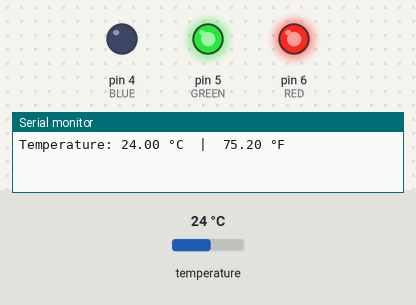
This sketch was run on a simulated Arduino Uno, built with avr-gcc and run on an emulated ATmega328P. Shown: output pins drawn as LEDs (lit = HIGH), the last lines printed to the serial monitor. The inputs (shaded band) are chosen by the test bench; at power-on: temperature 24 °C.

Above: at 1.5 s.
1.6 s: temperature set to 22.7 °C
At 3.6 s:
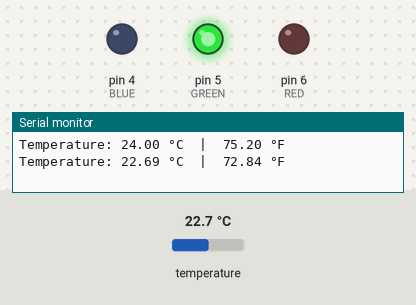
4.0 s: temperature set to 21 °C
At 5.3 s:
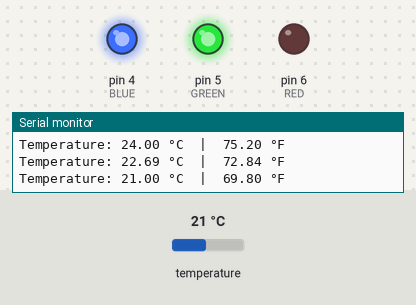
6.1 s: temperature set to 19.4 °C
At 7.0 s:
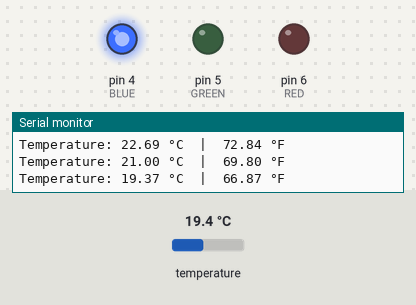
8.2 s: temperature set to 28 °C
At 10.5 s:
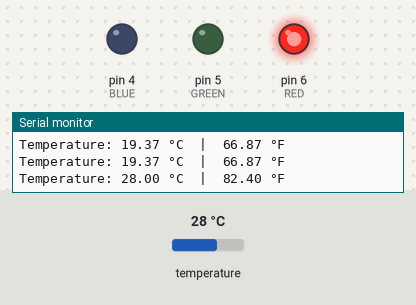
11.1 s: temperature set to 12 °C
At 12.2 s:
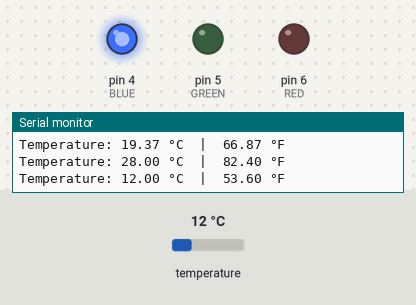
13.2 s: temperature set to 33 °C
At 14.0 s:
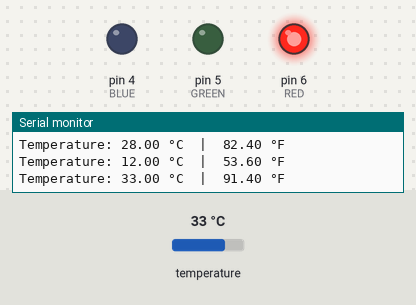
Timing chart, 0 to 16.2 s (numbered marks = the images above; inputs shaded):
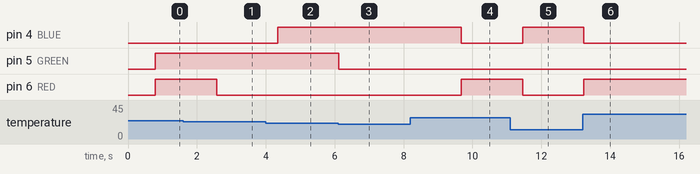

The sketch:

DigitalTempSense.ino
```cpp
/* DS18B20 1-Wire digital temperature sensor with Arduino example code. More info: https://www.makerguides.com */

// Include the required Arduino libraries:
#include <OneWire.h>
#include <DallasTemperature.h>

// Round side facing, Ground, Vcc, Data
// Define to which pin of the Arduino the 1-Wire bus is connected:
#define ONE_WIRE_BUS 2

// Create a new instance of the oneWire class to communicate with any OneWire device:
OneWire oneWire(ONE_WIRE_BUS);

// Pass the oneWire reference to DallasTemperature library:
DallasTemperature sensors(&oneWire);

bool relayState = 1;
int BLUE = 4;
int GREEN = 5;
int RED = 6;

void setup() {
  // Begin serial communication at a baud rate of 9600:
  Serial.begin(9600);
  // Start up the library:
  sensors.begin();
  pinMode(BLUE, OUTPUT);
  pinMode(GREEN, OUTPUT);
  pinMode(RED, OUTPUT);
}

void loop() {
  // Send the command for all devices on the bus to perform a temperature conversion:
  sensors.requestTemperatures();

  // Fetch the temperature in degrees Celsius for device index:
  float tempC = sensors.getTempCByIndex(0); // the index 0 refers to the first device
  // Fetch the temperature in degrees Fahrenheit for device index:
  float tempF = sensors.getTempFByIndex(0);

#if 1
  // Print the temperature in Celsius in the Serial Monitor:
  Serial.print("Temperature: ");
  Serial.print(tempC);
  Serial.print(" \xC2\xB0"); // shows degree symbol
  Serial.print("C  |  ");

  // Print the temperature in Fahrenheit
  Serial.print(tempF);
  Serial.print(" \xC2\xB0"); // shows degree symbol
  Serial.println("F");
#endif

  digitalWrite(BLUE, LOW);
  digitalWrite(GREEN, LOW);
  digitalWrite(RED, LOW);

  if( tempC < 20 ){
    digitalWrite(BLUE, HIGH);
  }
  else if( tempC >= 20.0 && tempC <= 21.5 ){
    digitalWrite(BLUE, HIGH);
    digitalWrite(GREEN, HIGH);
  }
  else if( tempC > 21.5 && tempC <= 23.5 ){
    digitalWrite(GREEN, HIGH);
  }
  else if( tempC > 23.5 && tempC <= 25 ){
    digitalWrite(GREEN, HIGH);
    digitalWrite(RED, HIGH);
  }
  else if( tempC > 25 ){
    digitalWrite(RED, HIGH);
  }

  // Wait 30 second:
  delay(1000);
}
```

Measured:
- the behaviour switches between 23.6 and 23.5 °C on temperature (found by bisection; images 0 and 1)
- the behaviour switches between 21.6 and 21.5 °C on temperature (found by bisection; images 1 and 2)
- the behaviour switches between 20 and 19.9 °C on temperature (found by bisection; images 2 and 3)
- after the input at 1.6 s, pin 6 (RED): HIGH → LOW after 0.97 s
- after the input at 4.0 s, pin 4 (BLUE): LOW → HIGH after 0.35 s
- after the input at 6.1 s, pin 5 (GREEN): HIGH → LOW at once
- after the input at 8.2 s, pin 4 (BLUE): HIGH → LOW after 1.5 s; pin 6 (RED): LOW → HIGH after 1.5 s
- after the input at 11.1 s, pin 4 (BLUE): LOW → HIGH after 0.36 s; pin 6 (RED): HIGH → LOW after 0.36 s
- after the input at 13.2 s, pin 4 (BLUE): HIGH → LOW at once; pin 6 (RED): LOW → HIGH at once
